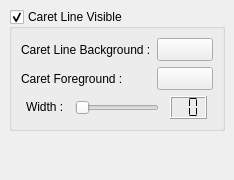
     <widget class="QWidget" name="pCaret" >
      <layout class="QVBoxLayout" >
       <property name="margin" >
        <number>9</number>
       </property>
       <property name="spacing" >
        <number>6</number>
       </property>
       <item>
        <widget class="QGroupBox" name="gbCaretLineVisible" >
         <property name="title" >
          <string>Caret Line Visible</string>
         </property>
         <property name="checkable" >
          <bool>true</bool>
         </property>
         <layout class="QGridLayout" >
          <property name="margin" >
           <number>9</number>
          </property>
          <property name="spacing" >
           <number>6</number>
          </property>
          <item row="1" column="1" >
           <widget class="QToolButton" name="tbCaretForeground" >
            <property name="sizePolicy" >
             <sizepolicy>
              <hsizetype>0</hsizetype>
              <vsizetype>0</vsizetype>
              <horstretch>0</horstretch>
              <verstretch>0</verstretch>
             </sizepolicy>
            </property>
            <property name="iconSize" >
             <size>
              <width>48</width>
              <height>16</height>
             </size>
            </property>
           </widget>
          </item>
          <item row="0" column="0" >
           <widget class="QLabel" name="lCaretLineBackground" >
            <property name="text" >
             <string>Caret Line Background :</string>
            </property>
           </widget>
          </item>
          <item row="1" column="0" >
           <widget class="QLabel" name="lCaretForeground" >
            <property name="text" >
             <string>Caret Foreground :</string>
            </property>
           </widget>
          </item>
          <item row="2" column="0" colspan="2" >
           <layout class="QHBoxLayout" >
            <property name="margin" >
             <number>0</number>
            </property>
            <property name="spacing" >
             <number>6</number>
            </property>
            <item>
             <widget class="QLabel" name="lCaretWidth" >
              <property name="sizePolicy" >
               <sizepolicy>
                <hsizetype>0</hsizetype>
                <vsizetype>0</vsizetype>
                <horstretch>0</horstretch>
                <verstretch>0</verstretch>
               </sizepolicy>
              </property>
              <property name="text" >
               <string>Width :</string>
              </property>
             </widget>
            </item>
            <item>
             <widget class="QSlider" name="sCaretWidth" >
              <property name="sizePolicy" >
               <sizepolicy>
                <hsizetype>0</hsizetype>
                <vsizetype>0</vsizetype>
                <horstretch>0</horstretch>
                <verstretch>0</verstretch>
               </sizepolicy>
              </property>
              <property name="minimum" >
               <number>1</number>
              </property>
              <property name="maximum" >
               <number>10</number>
              </property>
              <property name="pageStep" >
               <number>1</number>
              </property>
              <property name="orientation" >
               <enum>Qt::Horizontal</enum>
              </property>
              <property name="tickInterval" >
               <number>1</number>
              </property>
             </widget>
            </item>
            <item>
             <widget class="QLCDNumber" name="lnCaretWidth" >
              <property name="sizePolicy" >
               <sizepolicy>
                <hsizetype>0</hsizetype>
                <vsizetype>0</vsizetype>
                <horstretch>0</horstretch>
                <verstretch>0</verstretch>
               </sizepolicy>
              </property>
              <property name="numDigits" >
               <number>2</number>
              </property>
              <property name="segmentStyle" >
               <enum>QLCDNumber::Flat</enum>
              </property>
             </widget>
            </item>
           </layout>
          </item>
          <item row="0" column="1" >
           <widget class="QToolButton" name="tbCaretLineBackground" >
            <property name="sizePolicy" >
             <sizepolicy>
              <hsizetype>0</hsizetype>
              <vsizetype>0</vsizetype>
              <horstretch>0</horstretch>
              <verstretch>0</verstretch>
             </sizepolicy>
            </property>
            <property name="iconSize" >
             <size>
              <width>48</width>
              <height>16</height>
             </size>
            </property>
           </widget>
          </item>
         </layout>
        </widget>
       </item>
       <item>
        <spacer>
         <property name="orientation" >
          <enum>Qt::Vertical</enum>
         </property>
         <property name="sizeHint" >
          <size>
           <width>20</width>
           <height>40</height>
          </size>
         </property>
        </spacer>
       </item>
      </layout>
     </widget>
